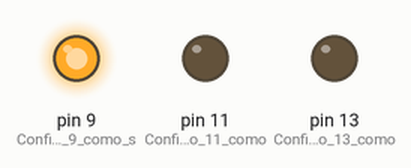
The sketch below on a simulated Arduino Uno, built with avr-gcc and run on an emulated ATmega328P. Parts: output pins drawn as LEDs (lit = HIGH).

Above: at 1.5 s.
At 3.5 s:
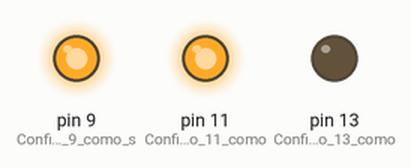
At 5.5 s:
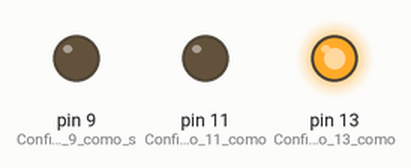
Timing chart, 0 to 9.1 s (numbered marks = the images above):
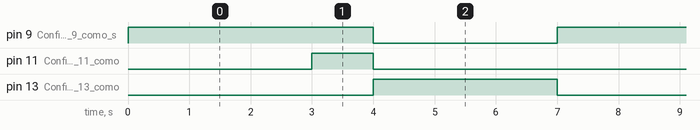

The sketch:

Semaforo.ino
```cpp
// Exemplo básico de controle de LEDs utilizando temporização.
//
// Este script em C++ configura três pinos como saída para controlar LEDs.
// Ele acende e apaga os LEDs em uma sequência específica com temporizações diferentes,
// demonstrando como manipular sinais de saída com base em delays.
//
// Funcionalidade:
// - Configura os pinos 9, 11 e 13 como saídas para controlar LEDs.
// - Acende o LED conectado ao pino 9 por 3 segundos.
// - Acende o LED conectado ao pino 11 por 1 segundo enquanto o LED do pino 9 é apagado.
// - Por fim, acende o LED conectado ao pino 13 por 3 segundos, enquanto os outros LEDs estão apagados.
//
// Autor:
// Breno Fiussen
//
// Importante:
// Certifique-se de que os LEDs estejam corretamente conectados aos pinos designados e que os resistores adequados estejam sendo usados para evitar danos aos LEDs.

void setup()
{
  pinMode(9, OUTPUT);  // Configura o pino 9 como saída
  pinMode(11, OUTPUT); // Configura o pino 11 como saída
  pinMode(13, OUTPUT); // Configura o pino 13 como saída

  digitalWrite(9, LOW);  // Define o pino 9 inicialmente como LOW (LED apagado)
  digitalWrite(11, LOW); // Define o pino 11 inicialmente como LOW (LED apagado)
  digitalWrite(13, LOW); // Define o pino 13 inicialmente como LOW (LED apagado)
}

void loop()
{
  digitalWrite(9, HIGH); // Acende o LED no pino 9
  delay(3000);           // Aguarda 3000 milissegundos (3 segundos)
  digitalWrite(11, HIGH); // Acende o LED no pino 11
  delay(1000);            // Aguarda 1000 milissegundos (1 segundo)
  digitalWrite(9, LOW);   // Apaga o LED no pino 9
  digitalWrite(11, LOW);  // Apaga o LED no pino 11
  digitalWrite(13, HIGH); // Acende o LED no pino 13
  delay(3000);            // Aguarda 3000 milissegundos (3 segundos)
  digitalWrite(13, LOW);  // Apaga o LED no pino 13
}
```

Measured:
- by itself, pin 9 (Configura_o_pino_9_como_s): alternates HIGH for 4.0 s and LOW for 3.0 s
- by itself, pin 11 (Configura_o_pino_11_como): alternates HIGH for 1.0 s and LOW for 6.0 s
- by itself, pin 13 (Configura_o_pino_13_como): alternates HIGH for 3.0 s and LOW for 4.0 s
